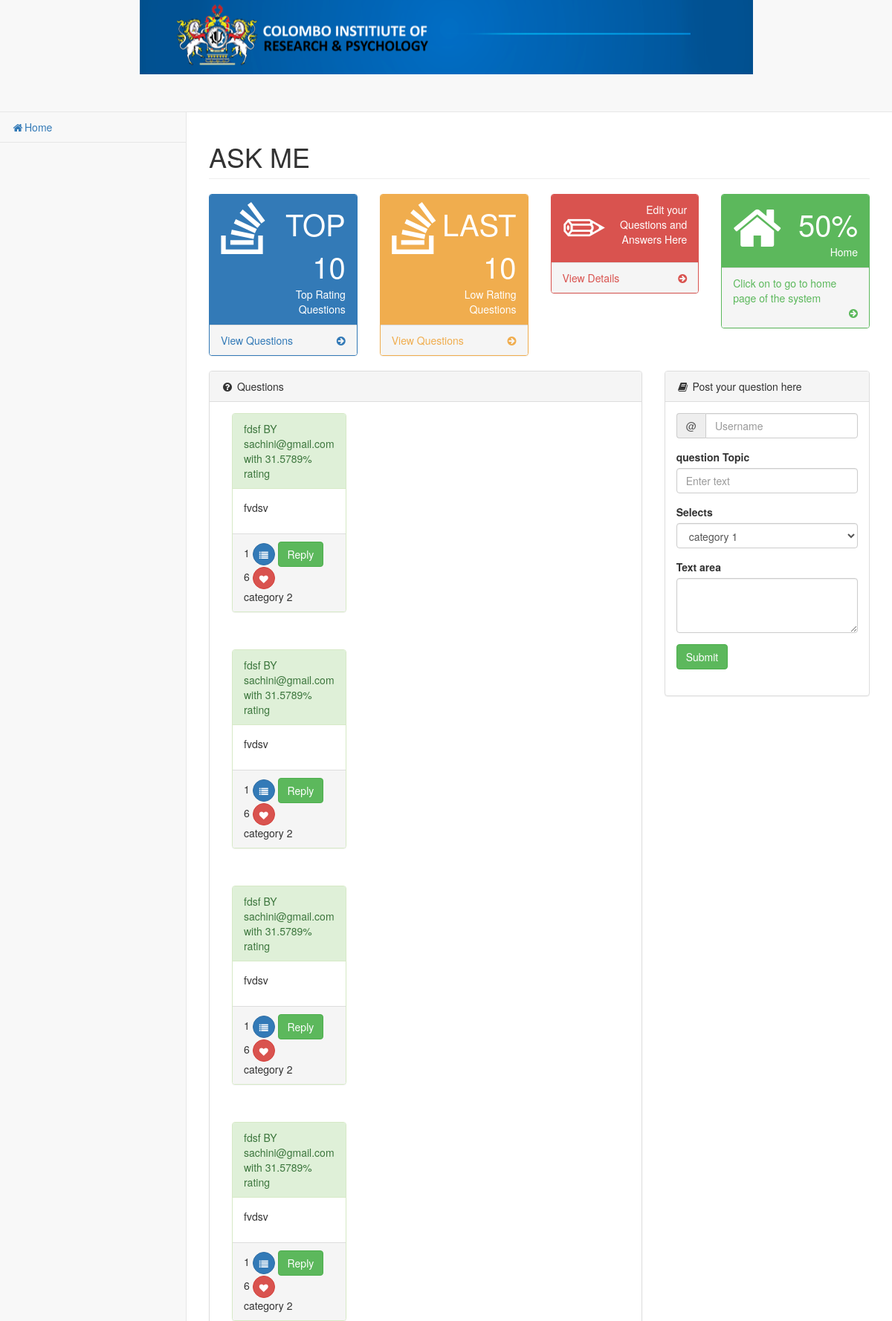
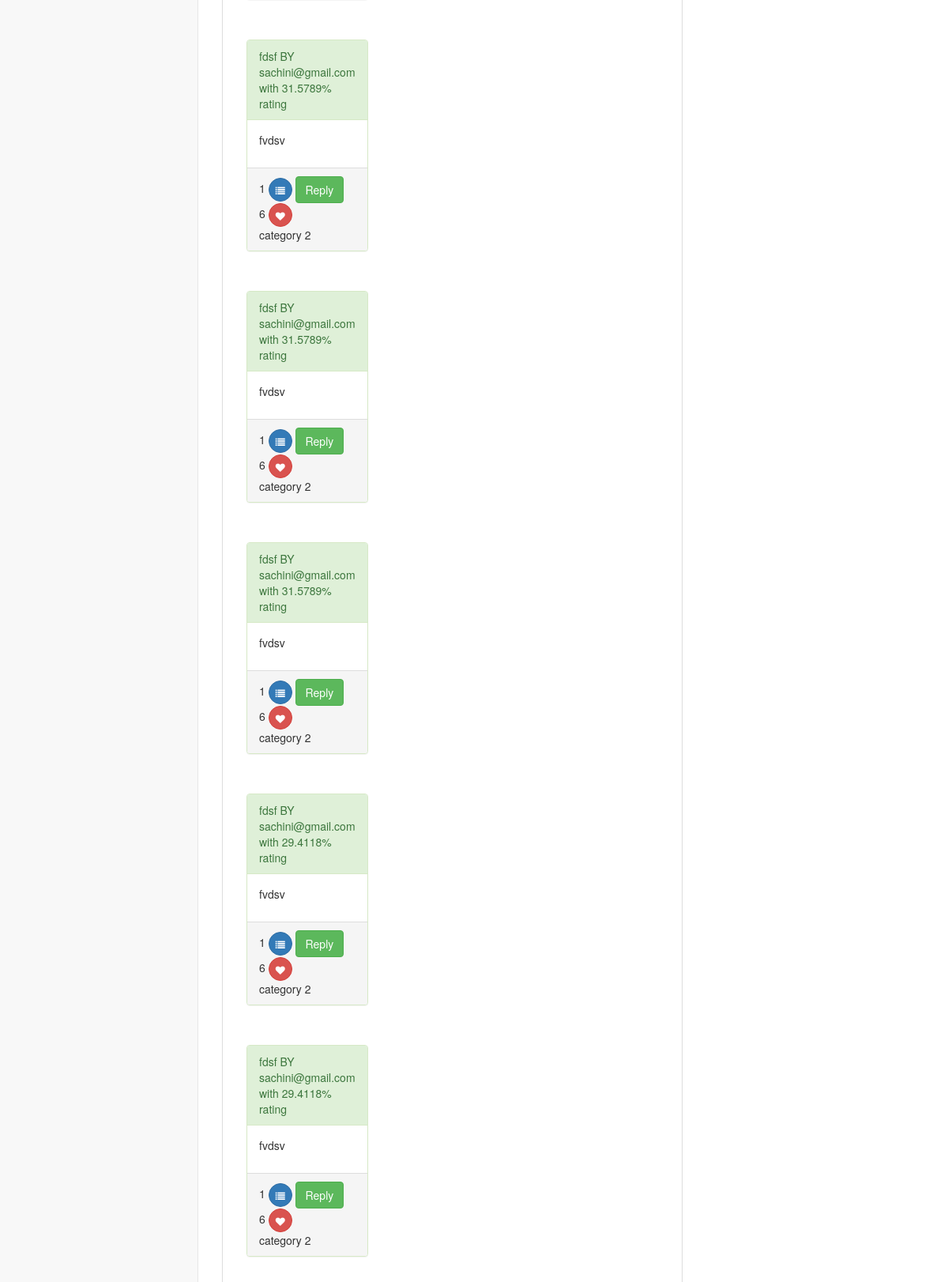
The app's page /pages/top.php (upper part) with its own data (2 pictures, top to bottom).
### tables this page shows
CREATE TABLE `question` (
  `q_ID` int(11) NOT NULL,
  `topic` varchar(100) NOT NULL,
  `q_detail` varchar(100) NOT NULL,
  `replies` int(11) NOT NULL,
  `likes` int(11) NOT NULL,
  `user_email` varchar(100) NOT NULL,
  `category` varchar(100) NOT NULL
);

CREATE TABLE `like_percentage` (
  `id` int(11) NOT NULL,
  `q_ID` int(11) NOT NULL,
  `percentage` float NOT NULL
);

### pages/top.php (the view, shortened to what this page needs)
<?php
include 'config.php';
?>
<!DOCTYPE html>
<html lang="en">
<head>
    <link href="../vendor/bootstrap/css/bootstrap.min.css" rel="stylesheet">
    <link href="../vendor/metisMenu/metisMenu.min.css" rel="stylesheet">
    <link href="../dist/css/sb-admin-2.css" rel="stylesheet">
    <link href="../vendor/morrisjs/morris.css" rel="stylesheet">
    <link href="../vendor/font-awesome/css/font-awesome.min.css" rel="stylesheet" type="text/css">
</head>
<body>
    <div id="wrapper">
        <div class="bgimg"></div>
        <nav class="navbar navbar-default navbar-static-top" role="navigation" style="margin-bottom: 0">
            <div class="navbar-header">
                <a class="navbar-brand" href="index.html"></a>
            </div>
            <div class="navbar-default sidebar" role="navigation">
                <div class="sidebar-nav navbar-collapse">
                    <ul class="nav" id="side-menu">
                        <li>
                            <a href="home.php"><i class="fa fa-home fa-fw"></i>Home</a>
                        </li>
                    </ul>
                </div>
            </div>
        </nav>
        <div id="page-wrapper">
            <div class="row">
                <div class="col-lg-12">
                    <h1 class="page-header">ASK ME</h1>
                </div>
            </div>
            <div class="row">
                <div class="col-lg-3 col-md-6">
                    <div class="panel panel-primary">
                        <div class="panel-heading">
                            <div class="row">
                                <div class="col-xs-3">
                                    <i class="fa fa-stack-overflow fa-5x"></i>
                                </div>
                                <div class="col-xs-9 text-right">
                                    <div class="huge">TOP 10</div>
                                    <div>Top Rating Questions</div>
                                </div>
                            </div>
                        </div>
                        <a href="top.php">
                            <div class="panel-footer">
                                <span class="pull-left">View Questions</span>
                                <span class="pull-right"><i class="fa fa-arrow-circle-right"></i></span>
                                <div class="clearfix"></div>
                            </div>
                        </a>
                    </div>
                </div>
                <div class="col-lg-3 col-md-6">
                    <div class="panel panel-yellow">
                        <div class="panel-heading">
                            <div class="row">
                                <div class="col-xs-3">
                                    <i class="fa fa-stack-overflow fa-5x"></i>
                                </div>
                                <div class="col-xs-9 text-right">
                                    <div class="huge">LAST 10</div>
                                    <div>Low Rating Questions</div>
                                </div>
                            </div>
                        </div>
                        <a href="last.php">
                            <div class="panel-footer">
                                <span class="pull-left">View Questions</span>
                                <span class="pull-right"><i class="fa fa-arrow-circle-right"></i></span>
                                <div class="clearfix"></div>
                            </div>
                        </a>
                    </div>
                </div>
                <div class="col-lg-3 col-md-6">
                    <div class="panel panel-red">
                        <div class="panel-heading">
                            <div class="row">
                                <div class="col-xs-3">
                                    <i class="fa glyphicon-pencil fa-5x"></i>
                                </div>
                                <div class="col-xs-9 text-right">
                                    <div>Edit your Questions and Answers Here</div>
                                </div>
                            </div>
                        </div>
                        <a href="initaccount.php">
                            <div class="panel-footer">
                                <span class="pull-left">View Details</span>
                                <span class="pull-right"><i class="fa fa-arrow-circle-right"></i></span>
                                <div class="clearfix"></div>
                            </div>
                        </a>
                    </div>
                </div><div class="col-lg-3 col-md-6">
                    <div class="panel panel-green">
                        <div class="panel-heading">
                            <div class="row">
                                <div class="col-xs-3">
                                    <i class="fa fa-home fa-5x"></i>
                                </div>
                                <div class="col-xs-9 text-right">
                                    <div class="huge">50%</div>
                                    <div>Home</div>
                                </div>
                            </div>
                        </div>
                        <a href="home.php">
                            <div class="panel-footer">
                                <span class="pull-left">Click on to go to home page of the system</span>
                                <span class="pull-right"><i class="fa fa-arrow-circle-right"></i></span>
                                <div class="clearfix"></div>
                            </div>
                        </a>
                    </div>
                </div>
            </div>
            <div class="row">
                <div class="col-lg-8">
                    <div class="panel panel-default">
                        <div class="panel-heading">
                            <i class="fa fa-question-circle fa-fw"></i> Questions
                        </div>
  <?php
	$result3= mysqli_query($conn , "SELECT `percentage`,`q_ID` FROM like_percentage ORDER BY `percentage` DESC LIMIT 10");
	while ($row = mysqli_fetch_assoc($result3))
	{
		$qid=$row['q_ID'];
		$p=$row['percentage'];
		$result4= mysqli_query($conn , "SELECT * FROM question WHERE `q_ID`='$qid'");
		while ($row = mysqli_fetch_assoc($result4))
		{
                        		echo'<div class="panel-body">';
                				echo'<div class="col-lg-4">';
                    			echo'<div class="panel panel-success">';
                        			echo'<div class="panel-heading">
                           	 			'.$row['topic'].' BY '.$row['user_email'].' with '.$p.'% rating
                        				</div>
                        				<div class="panel-body">
                            				<p>'.$row['q_detail'].'</p>
                        				</div>
                        				<div class="panel-footer">
                           					<form method="post" action="reply.php">
                            					<input type="hidden" name="id" value='.$row['q_ID'].'>
                            					<lable>'.$row['replies'].'</lable>
                            					<button type="button" class="btn btn-primary btn-circle" ><i class="fa fa-list"></i>
                            					</button>
                            					<input type="submit" class="btn btn-success" name="submit" value="Reply">
                            				</form>
                            				<form class="form-once-only" action="like.php" method="post">
                            					<input type="hidden" name="id" value='.$row['q_ID'].'>
                            					<lable>'.$row['likes'].'</lable>
                        <button type="submit" name="like" class="btn btn-danger btn-circle"><i class="fa fa-heart" id="like"></i>
                            					</button>';
                            				echo'</form>
                            				<lable>'.$row['category'].'</lable>
                        				</div>';
                            	echo'</div>';
                				echo'</div>';
                				echo'</div>';
                			}
                		}
                		?>
                    </div>
                </div>
                <div class="col-lg-4">
                    <div class="panel panel-default">
                        <div class="panel-heading">
                            <i class="fa fa-book fa-fw"></i> Post your question here
                        </div>
                        <div class="panel-body">
                            <div class="list-group">
                            	<form role="form" action="insertQ.php" method="post">
                                <div class="form-group input-group">
                                        <span class="input-group-addon">@</span>
                                        <input type="email" name="username" class="form-control" placeholder="Username">
                                 </div>
                                <div class="form-group">
                                            <label>question Topic</label>
                                            <input type="text" name="topic" class="form-control" placeholder="Enter text">
                                </div>
                                <div class="form-group">
                                            <label>Selects</label>
                                            <select class="form-control" name="category">
                                                <option>category 1</option>
                                            </select>
                                        </div>
                                <div class="form-group">
                                            <label>Text area</label>
                                            <textarea name="q_detail" class="form-control" rows="3"></textarea>
                                </div>
                                <input type="submit" name="submit" class="btn btn-success" valu="Post">
                				</form>
                            </div>
                        </div>
                    </div>
                    </div>
                </div>
            </div>
        </div>
</body>
</html>

### pages/top.php (style rules this page uses)
.bgimg { background-image: url('logo.png'); height: 100px; width: auto; background-repeat: no-repeat; background-position: center; }

### records on screen
like_percentage: percentage "31.5789"
question: topic "fdsf", user_email "sachini@gmail.com", q_detail "fvdsv", replies "1", likes "6", category "category 2"
like_percentage: percentage "31.5789"
like_percentage: percentage "31.5789"
like_percentage: percentage "31.5789"
like_percentage: percentage "31.5789"
like_percentage: percentage "31.5789"
like_percentage: percentage "31.5789"
like_percentage: percentage "29.4118"
like_percentage: percentage "29.4118"
